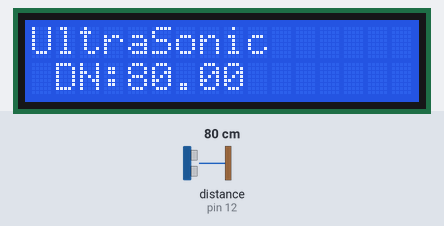
Bench run of a sketch on a simulated Arduino Mega 2560, built with avr-gcc and run on an emulated ATmega2560. Parts: 16×2 character LCD. Wiring (inferred from the names in the program): ultrasonic range finder: trigger pin 11; echo pin 12. Inputs (shaded band) come from the test bench; at power-on: distance to the obstacle (sensor on pin 12) 80 cm. The echo pulse lasts 58.3 µs per cm; what the sketch prints to the serial monitor is not drawn.

Above: at 1.2 s.
1.3 s: distance to the obstacle (sensor on pin 12) set to 2 cm
At 1.7 s:
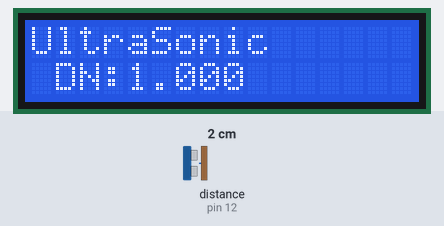
2.8 s: distance to the obstacle (sensor on pin 12) set to 4 cm
At 3.7 s:
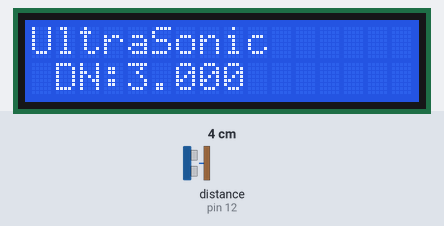
4.4 s: distance to the obstacle (sensor on pin 12) set to 9 cm
At 5.7 s:
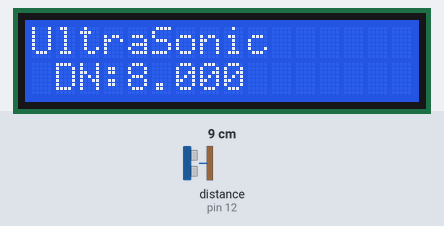
Timing chart, 0 to 7.4 s (numbered marks = the images above; inputs shaded):
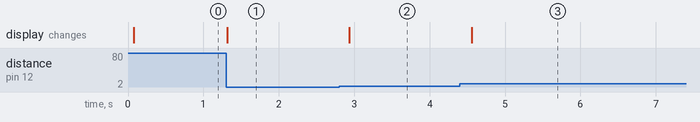

The sketch:

ultrasonicsensor3.ino
```cpp
/* @file Enhance Keypad use
|| @version 1.0
||  Author Bruce modified from keypad library  examples download from http://playground.arduino.cc/Code/Keypad#Download @ keypad,zip
*/
/* LiquidCrystal display with:

LiquidCrystal(rs, enable, d4, d5, d6, d7)
LiquidCrystal(rs, rw, enable, d4, d5, d6, d7)
LiquidCrystal(rs, enable, d0, d1, d2, d3, d4, d5, d6, d7)
LiquidCrystal(rs, rw, enable, d0, d1, d2, d3, d4, d5, d6, d7)
R/W Pin Read = LOW / Write = HIGH   // if No pin connect RW , please leave R/W Pin for Low State

*/

#include <Keypad.h>
#include <LiquidCrystal.h>
#define EchoPin  12           // connect Pin 2(Arduino digital io) to Echo at US-020
#define TrigPin  11          // connect Pin 3(Arduino digital io) to Trig at US-020


LiquidCrystal lcd(5,6,7,38,40,42,44);   //ok

const byte ROWS = 4; //four rows
const byte COLS = 4; //four columns
//define the cymbols on the buttons of the keypads
char hexaKeys[ROWS][COLS] = {
  {'1','2','3','A'},
  {'4','5','6','B'},
  {'7','8','9','C'},
  {'*','0','#','D'}
};
byte rowPins[ROWS] = {23, 25, 27, 29}; //connect to the row pinouts of the keypad
byte colPins[COLS] = {31, 33, 35, 37}; //connect to the column pinouts of the keypad


//initialize an instance of class NewKeypad
//Keypad customKeypad = Keypad( makeKeymap(hexaKeys), rowPins, colPins, ROWS, COLS);
Keypad customKeypad =  Keypad( makeKeymap(hexaKeys), rowPins, colPins, ROWS, COLS);


void setup(){
    pinMode(EchoPin, INPUT);                    //Set EchoPin as input, to receive measure result from US-020
    pinMode(TrigPin, OUTPUT);                   //Set TrigPin as output, used to send high pusle to trig measurement (>10us)

  Serial.begin(9600);
  Serial.println("program start here");

lcd.begin(16, 2);
// 設定 LCD 的行列數目 (16 x 2)  16　行2　列
 lcd.setCursor(0,0);
  // 列印 "Hello World" 訊息到 LCD 上
lcd.print("UltraSonic");
  Serial.println("Ultrasonic sensor detecting...");

}

void loop(){
  double distanceno = 0 ;
  distanceno = SFR04_ultrasonic() ;
    lcd.setCursor(1,1);
      lcd.print("DN:");
      lcd.print(distanceno);
        // now result is printed on Serial COnsole
          Serial.print("UltraSonice DIstance Detecting is :") ;
         Serial.println(distanceno);
    delay(200);

}

long getpadnumber()
{
   const int maxstring = 8;
  char getinputnumber[maxstring] ;
  char InputKeyString = 0x00;
   int  stringpz = 0;

  while (stringpz < maxstring)
  {
    InputKeyString = getpadnumberchar();
     if (InputKeyString != 0x00)
     {
       if (InputKeyString != 0x13)
         {
           getinputnumber[stringpz] = InputKeyString ;
           stringpz ++ ;
         }
         else
         {
           break ;
         }
     }
}
stringpz ++;
getinputnumber[stringpz] = 0x00 ;
return (atol(getinputnumber) );
}

char getpadnumberchar()
{
  char InputKey;
  char checkey = 0x00;

  while (checkey == 0x00)
    {
      InputKey = customKeypad.getKey();
      if (InputKey != 0x00 )
        {
        checkey = cmppadnumberchar(InputKey) ;
//      Serial.print("in  getnumberchar for loop  is :") ;
//          Serial.println(InputKey,HEX) ;
        }
      /*  else
        {
          Serial.print("in  getnumberchar and not if  for loop  is :") ;
          Serial.println(InputKey,HEX) ;
        }
        */
        delay(50);
    }
  //  Serial.print("exit  getnumberchar is :") ;
  //  Serial.println(checkey,HEX) ;
   return (checkey);
}


char cmppadnumberchar(char cmpchar)
{
  const int cmpcharsize = 11 ;
char tennumber[cmpcharsize] = {'0','1','2','3','4','5','6','7','8','9','#'} ;
//char retchar = "" ;
 for(int i  = 0; i< cmpcharsize; i++)
   {
    if (cmpchar == tennumber[i] )
      {
        if (cmpchar == '#')
          {
               return  (0x13) ;
          }
          else
          {
              return  (cmpchar) ;
          }
      }

   }
  return  (0x00) ;
}

unsigned long SFR04_ultrasonic()
{
  long duration, inches, cm;


  digitalWrite(TrigPin, HIGH);
  delayMicroseconds(10);
  digitalWrite(TrigPin, LOW);

  duration = pulseIn(EchoPin, HIGH);

  // convert the time into a distance
  inches = microsecondsToInches(duration);
  cm = microsecondsToCentimeters(duration);

  return (cm) ;
}
long microsecondsToInches(long microseconds)
{
  // According to Parallax's datasheet for the PING))), there are
  // 73.746 microseconds per inch (i.e. sound travels at 1130 feet per
  // second).  This gives the distance travelled by the ping, outbound
  // and return, so we divide by 2 to get the distance of the obstacle.
  // See: http://www.parallax.com/dl/docs/prod/acc/28015-PING-v1.3.pdf
  return microseconds / 74 / 2;
}

long microsecondsToCentimeters(long microseconds)
{
  // The speed of sound is 340 m/s or 29 microseconds per centimeter.
  // The ping travels out and back, so to find the distance of the
  // object we take half of the distance travelled.
  return microseconds / 29 / 2;
}
```

Measured:
- after the input at 1.3 s, the display: changes at once (image 1)
- after the input at 2.8 s, the display: changes after 0.13 s (image 2)
- after the input at 4.4 s, the display: changes after 0.16 s (image 3)
